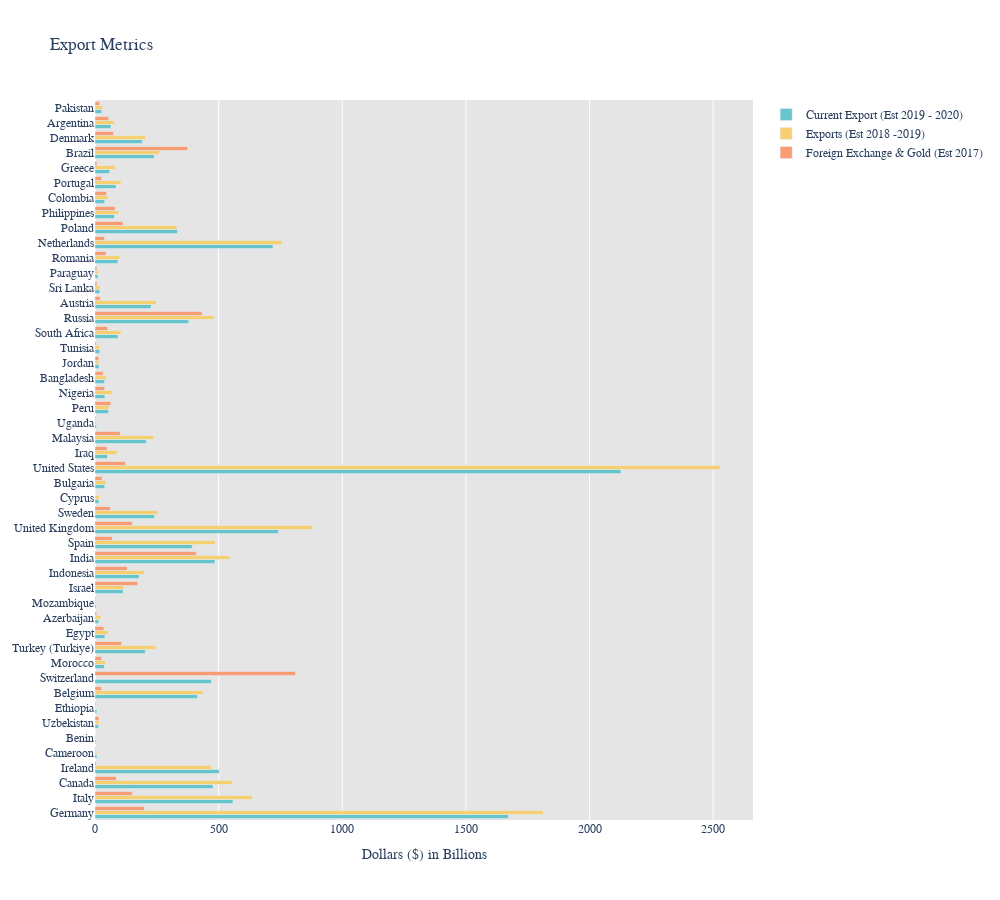

The code cell stored with this chart in its notebook:
### Markdown cell above
## All Countries: Exports chart 1 of 1

### Code cell
## All Countries: export info

fig = go.Figure()

country = df["Country"]


#Est 1
fig.add_trace(go.Bar(
    x= df["Exports (Est 2019 -2020)"], y=country,
    name="Current Export (Est 2019 - 2020)",
    orientation='h'
)) 

#Est 2
fig.add_trace(go.Bar(
    x= df["Exports (Est 2018 -2019)"], y=country,
    name="Exports (Est 2018 -2019)",
    orientation='h'
)) 

#Foreign Exchange & Gold - metric
fig.add_trace(go.Bar(
    x= df["Foreign Exchange & Gold - Est 2017 (in billions)"], y=country,
    name="Foreign Exchange & Gold (Est 2017)",
    orientation='h'
)) 

fig.update_layout(
    title_text="Export Metrics",
    plot_bgcolor="rgb(229, 229, 229)",
    width=1000,
    height =900,
    font_family="Century Gothic",
    colorway = px.colors.qualitative.Pastel,
    xaxis_title="Dollars ($) in Billions",

    
)

fig.show()

### Figure 1 — Plotly figure (JSON) as saved in the notebook; plotly's stock layout.template omitted (floating-point values rounded to 4 significant figures)
{"data": [{"name": "Current Export (Est 2019 - 2020)", "orientation": "h", "type": "bar", "x": [1672, 558.3, 477.3, 502.3, 7.73, 3.58, 14.52, 7.62, 414.8, 470.9, 37.52, 203.3, 40.1, 15.21, 4.35, 113.9, 178.3, 484.9, 392.9, 742.0, 240.1, 16.1, 39.27, 2127, 50.61, 207.4, 6.12, 54.88, 39.94, 38.78, 16.29, 19.17, 93.01, 379.1, 226.8, 19.41, 11.81, 93.01, 719.8, 333.5, 78.82, 39.14, 85.28, 59.02, 239.2, 191.5, 64.18, 27.3], "y": ["Germany", "Italy", "Canada", "Ireland", "Cameroon", "Benin", "Uzbekistan", "Ethiopia", "Belgium", "Switzerland", "Morocco", "Turkey (Turkiye)", "Egypt", "Azerbaijan", "Mozambique", "Israel", "Indonesia", "India", "Spain", "United Kingdom", "Sweden", "Cyprus", "Bulgaria", "United States", "Iraq", "Malaysia", "Uganda", "Peru", "Nigeria", "Bangladesh", "Jordan", "Tunisia", "South Africa", "Russia", "Austria", "Sri Lanka", "Paraguay", "Romania", "Netherlands", "Poland", "Philippines", "Colombia", "Portugal", "Greece", "Brazil", "Denmark", "Argentina", "Pakistan"]}, {"name": "Exports (Est 2018 -2019)", "orientation": "h", "type": "bar", "x": [1813, 636.0, 555.8, 471.6, 7.3, 3.85, 16.99, 2.81, 436.3, null, 44.05, 245.8, 53.52, 23.63, 5.6, 115.6, 200.1, 546.0, 486.1, 879.9, 254.5, 17.92, 44.04, 2528, 88.9, 237.8, 5.63, 55.84, 69.93, 44.96, 15.09, 19.42, 104.8, 481.8, 247.2, 20.26, 13.27, 100.9, 755.8, 330.7, 94.74, 52.96, 104.8, 81.18, 260.1, 204.1, 79.29, 30.67], "y": ["Germany", "Italy", "Canada", "Ireland", "Cameroon", "Benin", "Uzbekistan", "Ethiopia", "Belgium", "Switzerland", "Morocco", "Turkey (Turkiye)", "Egypt", "Azerbaijan", "Mozambique", "Israel", "Indonesia", "India", "Spain", "United Kingdom", "Sweden", "Cyprus", "Bulgaria", "United States", "Iraq", "Malaysia", "Uganda", "Peru", "Nigeria", "Bangladesh", "Jordan", "Tunisia", "South Africa", "Russia", "Austria", "Sri Lanka", "Paraguay", "Romania", "Netherlands", "Poland", "Philippines", "Colombia", "Portugal", "Greece", "Brazil", "Denmark", "Argentina", "Pakistan"]}, {"name": "Foreign Exchange & Gold (Est 2017)", "orientation": "h", "type": "bar", "x": [200.1, 151.2, 86.68, 4.41, 3.24, 0.7, 16, 3.01, 26.16, 811.2, 26.27, 107.7, 35.89, 6.68, 3.36, 173.3, 130.2, 409.8, 69.41, 150.8, 62.22, 0.89, 28.38, 123.3, 48.88, 102.4, 3.65, 63.83, 38.77, 33.42, 15.56, 5.59, 50.72, 432.7, 21.57, 7.96, 7.88, 44.43, 38.44, 113.3, 81.57, 47.13, 26.11, 7.81, 374, 75.25, 55.33, 18.46], "y": ["Germany", "Italy", "Canada", "Ireland", "Cameroon", "Benin", "Uzbekistan", "Ethiopia", "Belgium", "Switzerland", "Morocco", "Turkey (Turkiye)", "Egypt", "Azerbaijan", "Mozambique", "Israel", "Indonesia", "India", "Spain", "United Kingdom", "Sweden", "Cyprus", "Bulgaria", "United States", "Iraq", "Malaysia", "Uganda", "Peru", "Nigeria", "Bangladesh", "Jordan", "Tunisia", "South Africa", "Russia", "Austria", "Sri Lanka", "Paraguay", "Romania", "Netherlands", "Poland", "Philippines", "Colombia", "Portugal", "Greece", "Brazil", "Denmark", "Argentina", "Pakistan"]}], "layout": {"colorway": ["rgb(102, 197, 204)", "rgb(246, 207, 113)", "rgb(248, 156, 116)", "rgb(220, 176, 242)", "rgb(135, 197, 95)", "rgb(158, 185, 243)", "rgb(254, 136, 177)", "rgb(201, 219, 116)", "rgb(139, 224, 164)", "rgb(180, 151, 231)", "rgb(179, 179, 179)"], "font": {"family": "Century Gothic"}, "height": 900, "plot_bgcolor": "rgb(229, 229, 229)", "title": {"text": "Export Metrics"}, "width": 1000, "xaxis": {"title": {"text": "Dollars ($) in Billions"}}}}
